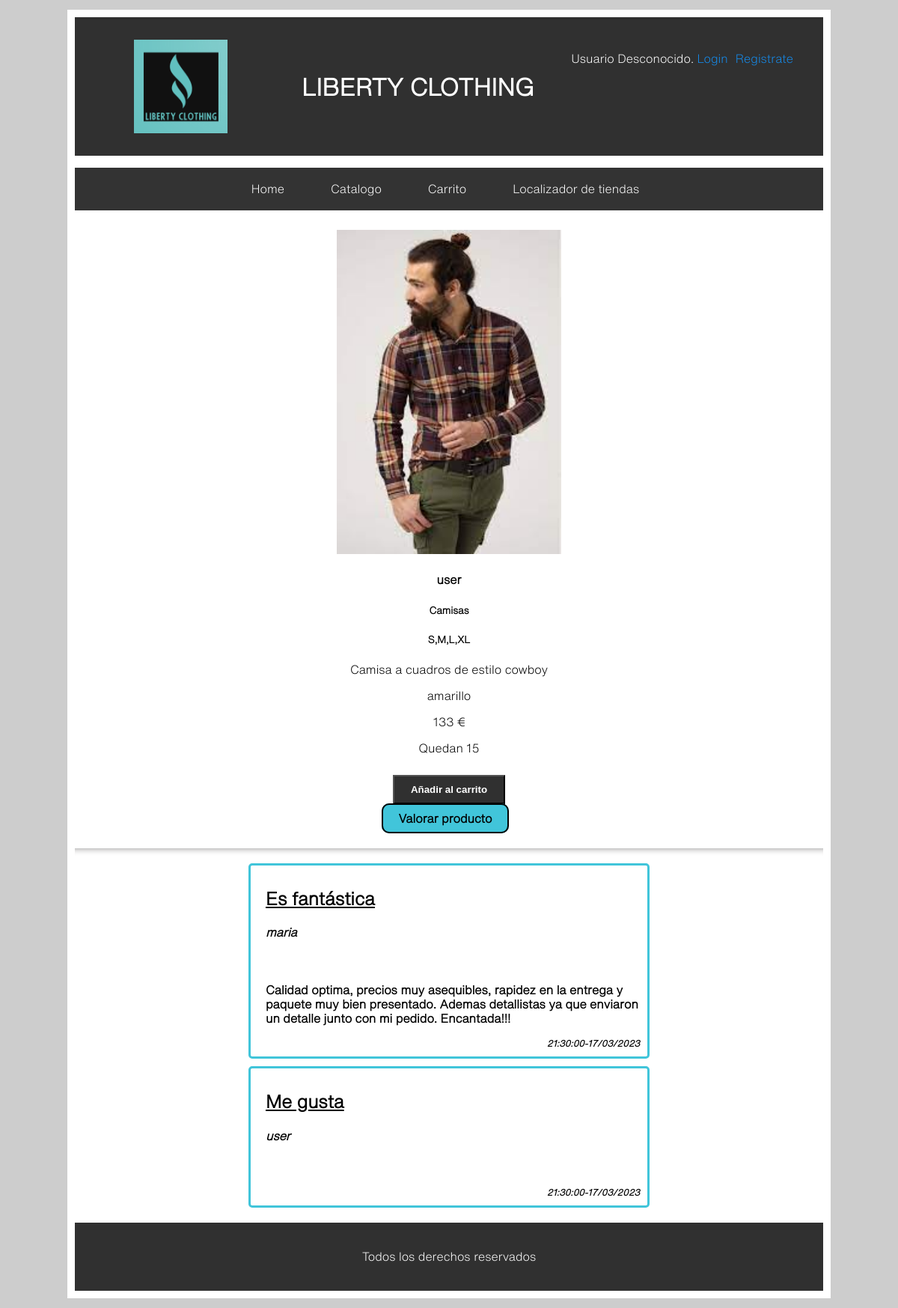
The page /producto.php?id=1 on the database its author committed.
### tables this page shows
CREATE TABLE IF NOT EXISTS `ropa` (
  `ID` varchar(255) NOT NULL,
  `Nombre` varchar(255) NOT NULL,
  `Stock` int(11) NOT NULL,
  `Color` varchar(255) NOT NULL,
  `Categoria` varchar(255) NOT NULL,
  `Talla` varchar(20) NOT NULL,
  `Descripcion` varchar(1000) NOT NULL,
  `Precio` int(11) NOT NULL,
  `Imagen` varchar(1000) NOT NULL
);

CREATE TABLE IF NOT EXISTS `valoraciones` (
  `NombreUsuario` varchar(255) NOT NULL,
  `idProducto` varchar(255) NOT NULL,
  `Titulo` varchar(1000) NOT NULL,
  `Descripción` varchar(1000) NOT NULL,
  `Estrellas` int(11) NOT NULL,
  `Fecha` varchar(30) NOT NULL,
  `MeGustas` int(11) NOT NULL
);

### includes/logica/Ropa.php (called while the page is built, shortened)
<?php
class Ropa {
    static function mostrarproducto($id){
        $ropa = self::buscarRopa($id);
        return $ropa;
    }
    static function buscarRopa($id) {
        $conn = Aplicacion::getInstance()->getConexionBd();
        $query = "SELECT * FROM ropa WHERE ID = '$id'";
        $ropa = array('ID', 'Nombre', 'Descripcion', 'Stock', 'Precio', 'Categoria', 'Talla', 'Color', 'Imagen');
        $result = $conn->query($query);
        if ($result != null){
            $resultado = $result->fetch_assoc();
            $ropa['ID'] = $id;
            $ropa['Nombre'] = $resultado['Nombre'];
            $ropa['Descripcion'] = $resultado['Descripcion'];
            $ropa['Stock'] = $resultado['Stock'];
            $ropa['Precio'] = $resultado['Precio'];
            $ropa['Categoria'] = $resultado['Categoria'];
            $ropa['Talla'] = $resultado['Talla'];
            $ropa['Color'] = $resultado['Color'];
            $ropa['Imagen'] = $resultado['Imagen'];
            return $ropa;
        }else{
            error_log("Error BD ({$conn->errno}):{$conn->error}");
        }
        return $ropa;
    }
}

### includes/logica/Valoracion.php (called while the page is built, shortened)
<?php
    class Valoracion{
	    public static function showReports($id)
        {
            $app = Aplicacion::getInstance();
            $conn = $app->getConexionBd();
            $vals = [];
            $i = 0;
            $sql = "SELECT * FROM valoraciones WHERE idProducto = $id";
           if($resultado = $conn->query($sql)){
                if($resultado->num_rows > 0){
                    while ($fila = $resultado->fetch_assoc()) {
                        $vals[$i] = $fila;
                        $i++;
                    }
                }
           }
           return $vals;
        }
    }

### includes/config.php (called while the page is built, shortened)
<?php
spl_autoload_register(function ($class){
    $prefix ='es\\ucm\\fdi\\aw\\';
    $length = strlen($prefix);
    $base_directory= __DIR__.'/logica/';
    $relative_class = substr($class, $length);
    $file = $base_directory.str_replace('\\', '/', $relative_class).'.php';
});
?>

### producto.php (the view, shortened to what this page needs)
<?php
require_once 'includes/config.php';
$ropa = Ropa::mostrarproducto($_REQUEST["id"]);
if ($ropa != null){
    $id = $ropa["ID"];
    $nombre = $ropa["Nombre"];
    $descripcion = $ropa["Descripcion"];
    $stock = $ropa["Stock"];
    $precio = $ropa["Precio"];
    $categoria = $ropa["Categoria"];
    $talla = $ropa["Talla"];
    $color = $ropa["Color"];
    $imagen = $ropa["Imagen"];
    $vals = Valoracion::showReports($id);
    $valoraciones = "";
    if ($vals != null) {
        foreach($vals as $v){
            $nombre = $v['NombreUsuario'];
            $tit =$v['Titulo'];
            $desc =$v['Descripción'];
            $starsSel = $v['Estrellas'];
            $fecha = $v['Fecha'];
			$valoraciones .= <<<EOF
            <div class="valoracion">
                <h2>$tit</h2>
                <h4>$nombre</h4>
                <div class="estrellas"><span class="sel sel-$starsSel"></span></div>
                <p>$desc</p>
                <div class= "fecha">$fecha</div>
            </div>
            EOF;
		}
    }
    else {
        $valoraciones = <<<EOF
            <h4>No hay valoraciones del producto</h4>
        EOF;
}
    $contenidoPrincipal = <<<EOF
    <div class="producto">
        <img alt=$descripcion src=$imagen>
        <h4>$nombre</h4>
        <h5>$categoria</h5>
        <h5>$talla</h5>
        <p>$descripcion</p>
        <p>$color</p>
        <p>$precio €</p>
        <p> Quedan $stock</p>
        <form method="post" action="agregarCarrito.php">
            <input type="hidden" name="id" value="$id">
            <button type="submit" class="btn btn-primary">Añadir al carrito</button>
        </form>
        <a href="nuevaValoracion.php?id=$id">Valorar producto</a>
        <hr class="divVal" >
        $valoraciones
    </div>
    EOF;
}else{
    $contenidoPrincipal =<<<EOF
        <h4>Producto no visible</h4>
        <p>Ha ocurrido un problema y no le podemos mostrar la información del producto</p>
    EOF;
}
require_once __DIR__.'/includes/vistas/plantillas/plantilla.php';

### css/estilo.css (style rules this page uses)
body { font-family: themillion; background-color: #CDCDCD; height: 100%; }
form { width: auto; }
input, textarea, select, button { width : 150px; }
button { color: white; background-color: #303030; font-weight: bold; padding: 10px; margin: 10px; }
a { color: rgb(21, 139, 235); text-decoration: none; margin-right: 10px; }
.producto { align-items: center; }
.producto img { width: 300px; margin-top: 10px; }
.producto a { color: black; background-color: rgb(65, 197, 218); padding: 10px; margin-bottom: 10px; text-decoration: none; font-weight: bold; border: solid 2px black; padding-left: 20px; padding-right: 20px; border-radius: 10px; }
.divVal { margin-top: 30px; height: 10px; border: 0; box-shadow: 0 10px 10px -10px #8c8b8b inset; }
.valoracion { color: black; background-color: white; padding: 10px; margin: auto; margin-top: 10px; top: 10px; text-align: left; text-decoration: none; font-weight: bold; border: solid; padding-left: 20px; border-color: rgb(65, 197, 218); border-radius: 5px; width: 500px; height: auto; }
.valoracion h2 { text-decoration:underline; }
.valoracion h4 { font-style: italic; }
.estrellas { border: none; font-weight: bold; font-size: 40px; }
.sel { width: 100px; height: 21px; display: block; background: url(http://lh5.googleusercontent.com/-Sp-iHFztZdc/UVD89O9oM1I/AAAAAAAAEU0/Xh-FBDaWyJY/s000/estrellas.png) 0 0 no-repeat; }
.sel-4 { background-position: -21px 0; }
.sel-5 { background-position: 0 0; }
.fecha { text-align:right; font-style:italic; font-size:12px; }

### rows shown on the page
ropa: Imagen (picture), Categoria "Camisas", Talla "S,M,L,XL", Descripcion "Camisa a cuadros de estilo cowboy", Color "amarillo", Precio "133", Stock "15"
valoraciones: NombreUsuario "user", Titulo "Me gusta", Fecha "21:30:00-17/03/2023"
valoraciones: Titulo "Es fantástica", NombreUsuario "maria", Descripción "Calidad optima, precios muy asequibles, rapidez en la entrega y paquete muy bien presentado. Ademas detallistas ya que enviaron un detalle junto con mi pedido. Encantada!!!", Fecha "21:30:00-17/03/2023"
